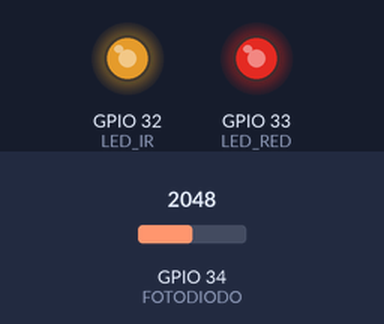
A sketch run on a simulated ESP32. On the bench: output pins drawn as LEDs (lit = HIGH). The inputs (shaded band) are chosen by the test bench; at power-on: GPIO 34 (FOTODIODO) = 2048. What the sketch prints to the serial monitor is not drawn.

Above: at 0.1 s.
Timing chart, 0 to 1.6 s (numbered marks = the images above):
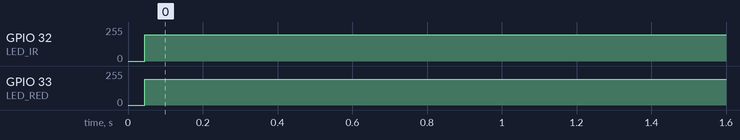

Measured:
- by itself, GPIO 32 (LED_IR): 0/255 → 196/255 at 0.04 s
- by itself, GPIO 33 (LED_RED): 0/255 → 195/255 at 0.04 s

The sketch:

SpO2us.ino
```cpp
#include <splash.h>
#include <Adafruit_SSD1306.h>

#define LED_IR 32

#define LED_RED 33

#define FOTODIODO 34

#define ordem 32

#define VALOR_R 255
#define VALOR_IR 255

unsigned char controle_LEDs = 0;/* Responsavel pela comutacao do acionamento dos LEDs*/

int m = 5, cont = 0, compensa = 0, indice = 0, i =0;
float optical_red = 0, leitura_luam = 0, optical_ir = 0, sinal_optical_red = 0, sinal_optical_ir = 0;
float media_optical_red = 0, media_optical_ir = 0, leitura_red = 0, leitura_ir = 0, leitura_ir_comp = 0, leitura_red_comp = 0, leitura_red_i = 0, leitura_ir_i = 0;

double media_movel_red[ordem], media_movel_ir[ordem], saida_fil_ir = 0, saida_fil_red = 0;

///INICIO

void setup()
{

  Serial.begin(115200);
  pinMode(LED_IR, OUTPUT);
  pinMode(LED_RED, OUTPUT);
  pinMode(FOTODIODO, INPUT);

//  dacWrite(CANAL_DAC0, 0);
//  dacWrite(CANAL_DAC1, 0);


  digitalWrite(LED_RED,HIGH);
  digitalWrite(LED_IR,HIGH);

for (int i = 0; i < ordem; i++) {
  media_movel_red[i] = 0;
  media_movel_ir[i]=0;

  }
}

void loop()
{
media_optical_red = 0;
media_optical_ir = 0;
//cont = cont + 1;

//     -------------- Liga Vermelho -----------------


             digitalWrite(LED_RED,LOW);
             digitalWrite(LED_IR,HIGH);

             delayMicroseconds(105);
//             delay(1000);
             media_optical_red = 0;
             leitura_red = 0;
             leitura_red_i = 0;
             optical_red = 0;
             leitura_red_i= analogRead(FOTODIODO);
             for(i=0; i<m; i++){
                 leitura_red += analogRead(FOTODIODO);         //Conversao AD sinal vermelho

                  }

             media_optical_red = leitura_red/m;

             sinal_optical_red += (media_optical_red);
             sinal_optical_red -= media_movel_red[indice];

             media_movel_red[indice] = (media_optical_red);

             saida_fil_red = (sinal_optical_red)/ordem;

             delayMicroseconds(115);
//             delay(1000);

//      --------------- Desliga ----------------

             digitalWrite(LED_RED,HIGH);
             digitalWrite(LED_IR,HIGH);

             delayMicroseconds(160);
//             delay(1000);
             leitura_luam = 0;
             leitura_luam = analogRead (FOTODIODO);    //Conversao AD iluminacao ambiente
             delayMicroseconds(160);
//             delay(1000);

//     ------------ Liga Infravermelho -------------


             digitalWrite(LED_RED,HIGH);
             digitalWrite(LED_IR, LOW);

             delayMicroseconds(105);
//             delay(1000);
             media_optical_ir = 0;
             leitura_ir = 0;
             leitura_ir_i = 0;
             optical_ir = 0;
             leitura_ir_i= analogRead(FOTODIODO);
             for(i=0; i<m; i++){
               leitura_ir += analogRead(FOTODIODO);         //Conversao AD sinal infravermelho

                }
             media_optical_ir = leitura_ir/m;

             sinal_optical_ir += media_optical_ir;
             sinal_optical_ir -= media_movel_ir[indice];
             media_movel_ir[indice] = media_optical_ir;

             saida_fil_ir = (sinal_optical_ir)/ordem;

             delayMicroseconds(115);
//             delay(1000);

//      --------------- Desliga ----------------


             digitalWrite(LED_RED,HIGH);
             digitalWrite(LED_IR,HIGH);
//             delay(1000);
             delayMicroseconds(1193);

//       ----------- Converter para valor de tensao ----------


//             saida_fil_red = (saida_fil_red*3.3)/4095;
//             saida_fil_ir = (saida_fil_ir*3.3)/4095;
////
////             optical_red = (optical_red*3.3)/4095;
////             optical_ir = (optical_ir*3.3)/4095;
//
//             leitura_red_i = (leitura_red_i*3.3)/4095;
//             leitura_ir_i= (leitura_ir_i*3.3)/4095;

             saida_fil_red = 3.3 - ((saida_fil_red*3.3)/4095);
             saida_fil_ir = 3.3 - ((saida_fil_ir*3.3)/4095);

             leitura_red_i =  3.3 - ((leitura_red_i*3.3)/4095);
             leitura_ir_i= 3.3 - ((leitura_ir_i*3.3)/4095);


//        ----------- Printar dados --------

             Serial.print(saida_fil_red,6);
             Serial.print(",");
             Serial.print(saida_fil_ir,6);
             Serial.print(",");
             Serial.print(leitura_red_i,6);
             Serial.print(",");
             Serial.println(leitura_ir_i,6);
//             Serial.print(",");
//             Serial.println(leitura_luam,6);


              indice++;
              indice %= ordem;
}
```
